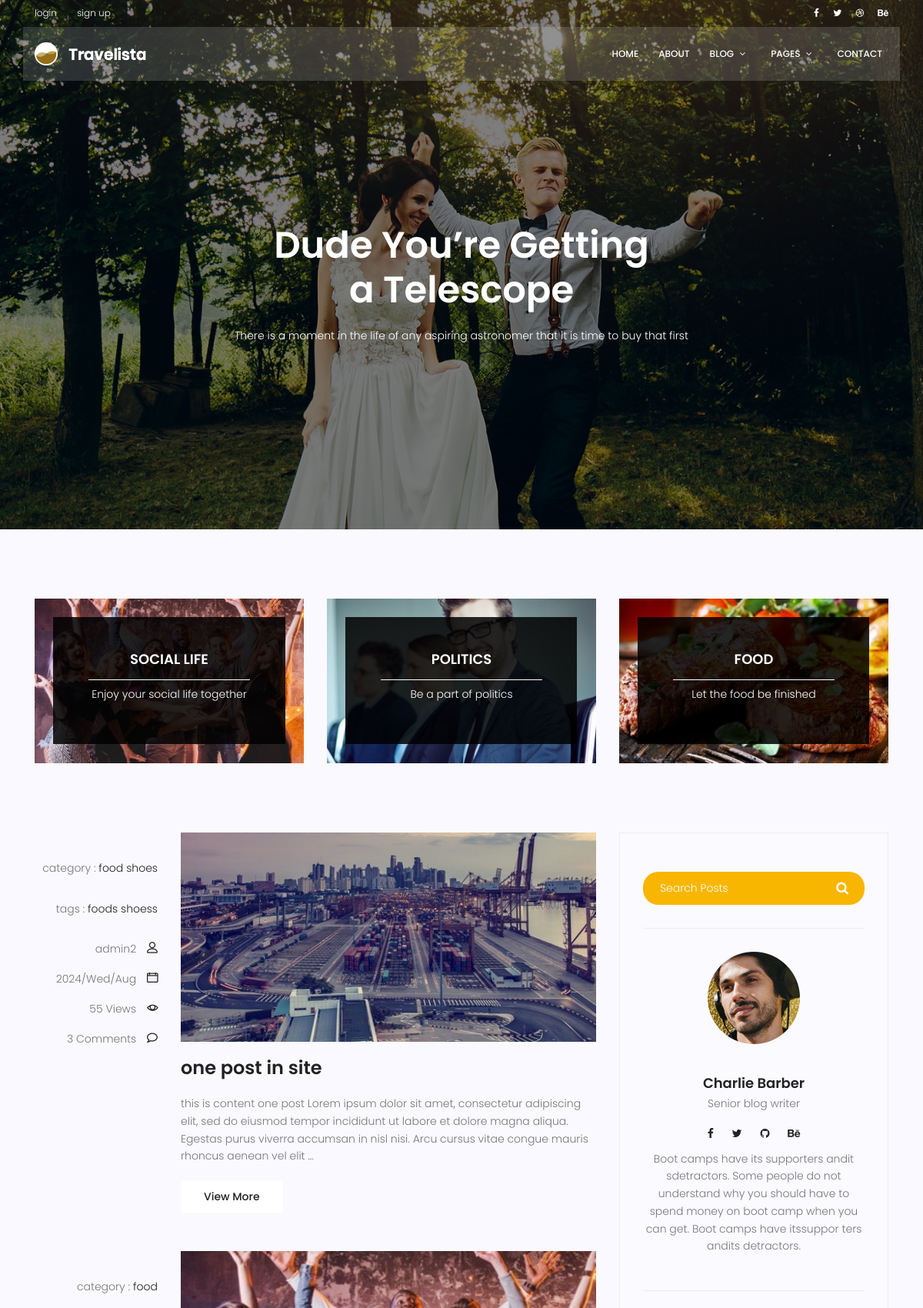
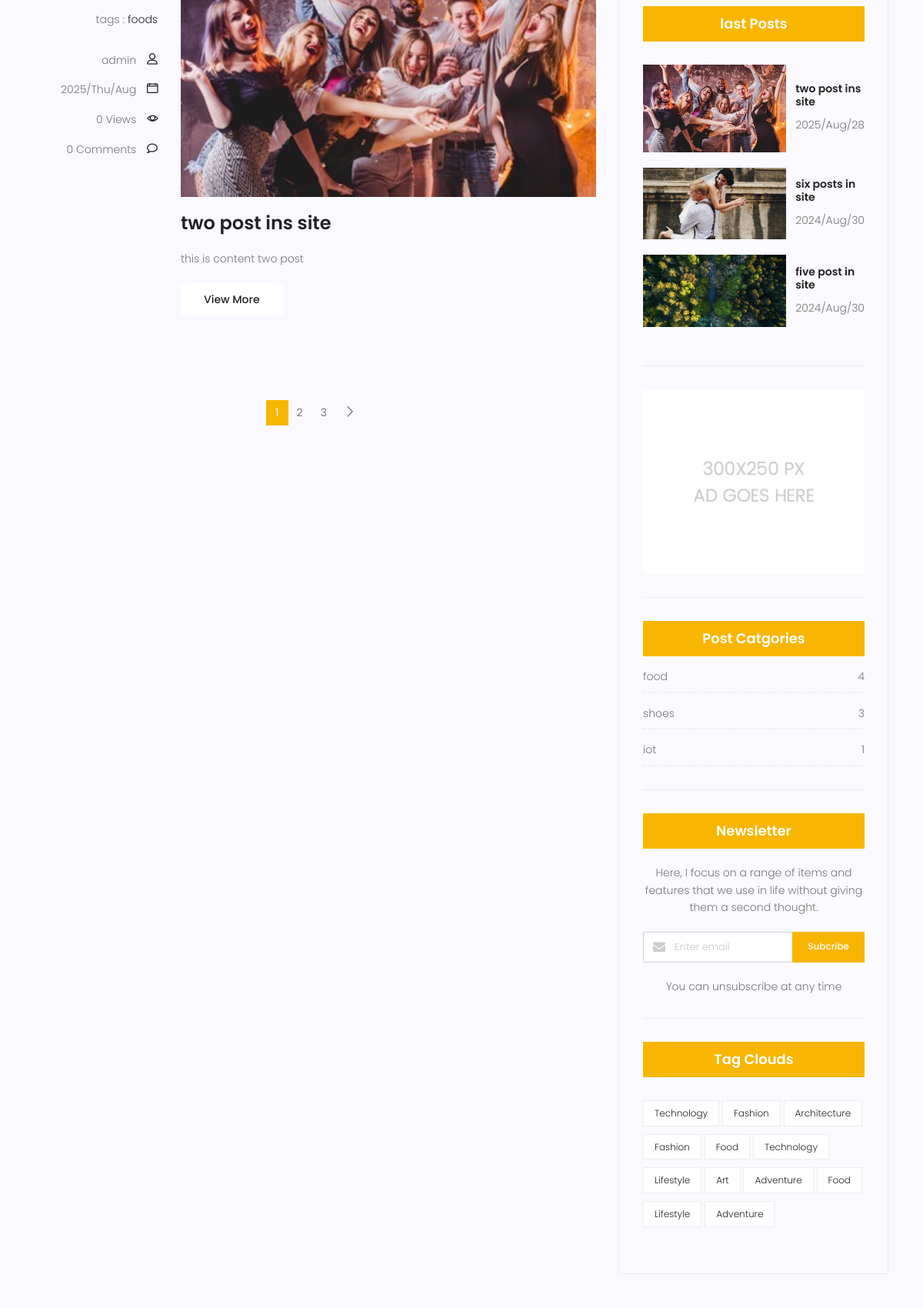
The app's page /blogs/ (upper part) with its own data (2 pictures, top to bottom).
### blog/models.py (models this page shows, shortened)
class Post(models.Model):
    author = models.ForeignKey(User,on_delete=models.SET_NULL,null=True)
    title = models.CharField(max_length=255)
    content = models.TextField()
    tag = TaggableManager()
    category = models.ManyToManyField('Category')
    image = models.ImageField(upload_to="blog_image",null=True)
    status = models.BooleanField(default=False)
    counted_view = models.IntegerField(default=0)
    created_date = models.DateTimeField(auto_now_add=True,null=True)
    updated_date = models.DateTimeField(auto_now=True,null=True)
    published_date = models.DateTimeField(null=True)
    class Meta:
        ordering = ["created_date"]
        verbose_name = "پست "
        verbose_name_plural = "پست ها "

class Category(models.Model):
    name = models.CharField(max_length=255)
    def __str__(self):
        return self.name
    class Meta:
        verbose_name = "دسته بندی "
        verbose_name_plural = "دسته بندی ها"

### blog/views.py (the view)
# urls.py: path("",views.all_blogs_view,name="all"),
def all_blogs_view(request,**kwargs):
    time_now = timezone.now()
    posts = Post.objects.exclude(published_date__gt=time_now).filter(status=True)
    cat_name = ""
    username = ""
    tag_name= ""
    if kwargs.get("cat_name") != None:
        cat_name = kwargs.get("cat_name")
        posts = posts.filter(category__name=kwargs.get("cat_name"))
    if kwargs.get("tag_name") != None:
        tag_name = kwargs.get("tag_name")
        posts = posts.filter(tag__name__in=[kwargs.get("tag_name")])
    if kwargs.get("username") != None:
        username = kwargs.get("username")
        posts = posts.filter(author__username=kwargs.get("username"))
    posts = Paginator(posts,2)
    try :
        page_number = request.GET.get("page")
        posts = posts.get_page(page_number)
    except PageNotAnInteger:
        posts = posts.get_page(1)
    except EmptyPage :
        posts = posts.get_page(1)
    return render(request,"blog/all_blog.html",{"posts" :posts,"cat_name":cat_name ,"username" :username,"tag_name":tag_name})

### blog/templatetags/blog_sidebar.py (called while the page is built)
@register.inclusion_tag("blog/category_sidebar.html")
def all_category_sidebar():
    time_now = timezone.now()
    posts = Post.objects.exclude(published_date__gt=time_now).filter(status=True)
    category_dict = {}
    category = Category.objects.all()
    for name in category :
        category_dict[name] = posts.filter(category=name).count()
    return {
        "category": category_dict
    }

@register.inclusion_tag("blog/last_post_sidebar.html")
def last_post_sidebar():
    time_now = timezone.now()
    last_posts = Post.objects.exclude(published_date__gt=time_now).filter(status=True).order_by("-published_date")[:3]
    return {"last_posts" :last_posts}

### blog/templatetags/count_comment.py (called while the page is built)
@register.simple_tag(name="count_comment_post")
def count_comment_post(pid):
    post_single = Post.objects.get(id=pid)
    comments = Comment.objects.filter(post=post_single.id,allow=True).count()
    return comments

### templates/blog/all_blog.html (shortened to what this page needs)
{% extends 'base.html' %}
{% load static %}
{% load blog_sidebar %}
{% load count_comment %}
{% block content %}
<section class="banner-area relative blog-home-banner" id="home">
    <div class="overlay overlay-bg"></div>
    <div class="container">
        <div class="row d-flex align-items-center justify-content-center">
            <div class="about-content blog-header-content col-lg-12">
                <h1 class="text-white">
                    Dude You’re Getting
                    a Telescope
                </h1>
                <p class="text-white">
                    There is a moment in the life of any aspiring astronomer that it is time to buy that first
                </p>
            </div>
        </div>
    </div>
</section>
<section class="top-category-widget-area pt-90 pb-90 ">
    <div class="container">
        <div class="row">
            <div class="col-lg-4">
                <div class="single-cat-widget">
                    <div class="content relative">
                        <div class="overlay overlay-bg"></div>
                        <a href="#" target="_blank">
                          <div class="thumb">
                               <img class="content-image img-fluid d-block mx-auto" src="{% static 'img/blog/cat-widget1.jpg' %}" alt="">
                            </div>
                          <div class="content-details">
                            <h4 class="content-title mx-auto text-uppercase">Social life</h4>
                            <span></span>
                            <p>Enjoy your social life together</p>
                          </div>
                        </a>
                    </div>
                </div>
            </div>
            <div class="col-lg-4">
                <div class="single-cat-widget">
                    <div class="content relative">
                        <div class="overlay overlay-bg"></div>
                        <a href="#" target="_blank">
                          <div class="thumb">
                               <img class="content-image img-fluid d-block mx-auto" src="{% static 'img/blog/cat-widget2.jpg' %}" alt="">
                            </div>
                          <div class="content-details">
                            <h4 class="content-title mx-auto text-uppercase">Politics</h4>
                            <span></span>
                            <p>Be a part of politics</p>
                          </div>
                        </a>
                    </div>
                </div>
            </div>
            <div class="col-lg-4">
                <div class="single-cat-widget">
                    <div class="content relative">
                        <div class="overlay overlay-bg"></div>
                        <a href="#" target="_blank">
                          <div class="thumb">
                               <img class="content-image img-fluid d-block mx-auto" src="{% static 'img/blog/cat-widget3.jpg' %}" alt="">
                            </div>
                          <div class="content-details">
                            <h4 class="content-title mx-auto text-uppercase">Food</h4>
                            <span></span>
                            <p>Let the food be finished</p>
                          </div>
                        </a>
                    </div>
                </div>
            </div>
        </div>
    </div>
</section>
<section class="post-content-area">
    <div class="container">
        <div class="row">
            <div class="col-lg-8 posts-list">
                {% for post in posts %}
                <div class="single-post row">
                    <div class="col-lg-3  col-md-3 meta-details">
                        <ul class="tags">
                            category :
                            {% for cat in post.category.all%}
                            <li><a href="{% url 'blog:category' cat.name %}">{{cat.name}}</a></li>
                            {% endfor %}
                        </ul>
                        <ul class="tags">
                            tags :
                            {% for tag in post.tag.all%}
                            <li><a href="{% url 'blog:tag' tag.name %}">{{tag.name}}</a></li>
                            {% endfor %}
                        </ul>
                        <div class="user-details row">
                            <p class="user-name col-lg-12 col-md-12 col-6"><a href="{% url 'blog:author' post.author.username %}">{{ post.author}}</a> <span class="lnr lnr-user"></span></p>
                            <p class="date col-lg-12 col-md-12 col-6"><a href="#">{{post.published_date|date:"Y/D/M "}}</a> <span class="lnr lnr-calendar-full"></span></p>
                            <p class="view col-lg-12 col-md-12 col-6"><a href="#">{{post.counted_view}} Views</a> <span class="lnr lnr-eye"></span></p>
                            <p class="comments col-lg-12 col-md-12 col-6"><a href="#">{% count_comment_post post.id %} Comments</a> <span class="lnr lnr-bubble"></span></p>
                        </div>
                    </div>
                    <div class="col-lg-9 col-md-9 ">
                        <div class="feature-img">
                            <img class="img-fluid" src="{{post.image.url}}" alt="">
                        </div>
                        <a class="posts-title" href="{% url 'blog:single' post.id %}"><h3>{{post.title}}</h3></a>
                        <p class="excert">
                            {{post.content|truncatewords:40}}
                        </p>
                        <a href="{% url 'blog:single' post.id %}" class="primary-btn">View More</a>
                    </div>
                </div>
                {% endfor %}
                <nav class="blog-pagination justify-content-center d-flex">
                    <ul class="pagination">
                            {% for i in posts.paginator.page_range %}
                                {% if posts.number == i %}
                                <li class="page-item active"><a href="?page={{i}}" class="page-link">{{i}}</a></li>
                                {% else %}
                                <li class="page-item"><a href="?page={{i}}" class="page-link">{{i}}</a></li>
                                {% endif %}
                            {% endfor %}
                            {% if posts.has_next %}
                            <li class="page-item">
                                <a href="?page={{ posts.next_page_number }}" class="page-link" aria-label="Next">
                                    <span aria-hidden="true">
                                        <span class="lnr lnr-chevron-right"></span>
                                    </span>
                                </a>
                            </li>
                            {% endif %}
                    </ul>
                </nav>
            </div>
            <div class="col-lg-4 sidebar-widgets">
                <div class="widget-wrap">
                    <div class="single-sidebar-widget search-widget">
                        <form class="search-form" action="{% url 'blog:search' %}">
                            <input placeholder="Search Posts" name="search_word" type="text" onfocus="this.placeholder = ''" onblur="this.placeholder = 'Search Posts'" >
                            <button type="submit"><i class="fa fa-search"></i></button>
                        </form>
                    </div>
                    <div class="single-sidebar-widget user-info-widget">
                        <img src="{% static 'img/blog/user-info.png' %}" alt="">
                        <a href="#"><h4>Charlie Barber</h4></a>
                        <p>
                            Senior blog writer
                        </p>
                        <ul class="social-links">
                            <li><a href="#"><i class="fa fa-facebook"></i></a></li>
                            <li><a href="#"><i class="fa fa-twitter"></i></a></li>
                            <li><a href="#"><i class="fa fa-github"></i></a></li>
                            <li><a href="#"><i class="fa fa-behance"></i></a></li>
                        </ul>
                        <p>
                            Boot camps have its supporters andit sdetractors. Some people do not understand why you should have to spend money on boot camp when you can get. Boot camps have itssuppor ters andits detractors.
                        </p>
                    </div>
                    {% last_post_sidebar %}
                    {% all_category_sidebar %}
                    <div class="single-sidebar-widget newsletter-widget">
                        <h4 class="newsletter-title">Newsletter</h4>
                        <p>
                            Here, I focus on a range of items and features that we use in life without
                            giving them a second thought.
                        </p>
                        <div class="form-group d-flex flex-row">
                           <div class="col-autos">
                              <div class="input-group">
                                <div class="input-group-prepend">
                                  <div class="input-group-text"><i class="fa fa-envelope" aria-hidden="true"></i>
                                </div>
                                </div>
                                <input type="text" class="form-control" id="inlineFormInputGroup" placeholder="Enter email" onfocus="this.placeholder = ''" onblur="this.placeholder = 'Enter email'" >
                              </div>
                            </div>
                            <a href="#" class="bbtns">Subcribe</a>
                        </div>
                        <p class="text-bottom">
                            You can unsubscribe at any time
                        </p>
                    </div>
                    <div class="single-sidebar-widget tag-cloud-widget">
                        <h4 class="tagcloud-title">Tag Clouds</h4>
                        <ul>
                            <li><a href="#">Technology</a></li>
                            <li><a href="#">Fashion</a></li>
                            <li><a href="#">Architecture</a></li>
                            <li><a href="#">Fashion</a></li>
                            <li><a href="#">Food</a></li>
                            <li><a href="#">Technology</a></li>
                            <li><a href="#">Lifestyle</a></li>
                            <li><a href="#">Art</a></li>
                            <li><a href="#">Adventure</a></li>
                            <li><a href="#">Food</a></li>
                            <li><a href="#">Lifestyle</a></li>
                            <li><a href="#">Adventure</a></li>
                        </ul>
                    </div>
                </div>
            </div>
        </div>
    </div>
</section>
{% endblock %}

### templates/blog/last_post_sidebar.html
{% load static %}
<div class="single-sidebar-widget popular-post-widget">
    <h4 class="popular-title">last Posts</h4>
    <div class="popular-post-list">
        {% for post in last_posts %}
        <div class="single-post-list d-flex flex-row align-items-center">
            <div class="thumb">
                <img class="img-fluid" src="{{post.image.url}}" alt="">
            </div>
            <div class="details">
                <a href="{% url 'blog:single' post.id%}"><h6>{{post.title}}</h6></a>
                <p>{{post.published_date|date:"Y/M/d"}}</p>
            </div>
        </div>
        {% endfor %}
    </div>
</div>

### templates/blog/category_sidebar.html
{% load static %}
<div class="single-sidebar-widget ads-widget">
    <a href="#"><img class="img-fluid" src="{% static 'img/blog/ads-banner.jpg' %}" alt=""></a>
</div>
<div class="single-sidebar-widget post-category-widget">
    <h4 class="category-title">Post Catgories</h4>
    <ul class="cat-list">
     {% for name,count in category.items %}
     <li>
        <a href="{% url 'blog:category' name %}" class="d-flex justify-content-between">
            <p>{{name}}</p>
            <p>{{count}}</p>
        </a>
    </li>
     {% endfor %}
    </ul>
</div>

### records on screen
Post: author "admin2", published_date "2024/Wed/Aug", counted_view "55", id "3", image (picture), title "one post in site", content "this is content one post Lorem ipsum dolor sit amet, consectetur adipiscing elit, sed do eiusmod tempor incididunt ut labore et dolore magna aliqua. Egestas purus viverra accumsan in nisl nisi. Arcu cursus vitae congue mauris rhoncus aenean vel elit …"
Category: name "food", count "4"
Category: name "shoes", count "3"
Tag: name "foods"
Tag: name "shoess"
Post: author "admin", published_date "2025/Thu/Aug", counted_view "0", id "0", image (picture), title "two post ins site", content "this is content two post", published_date "2025/Aug/28"
Post: image (picture), title "six posts in site", published_date "2024/Aug/30"
Post: image (picture), title "five post in site", published_date "2024/Aug/30"
Category: name "iot", count "1"

### other values on screen
{{ i }} "1"
{{ i }} "2" "3"
